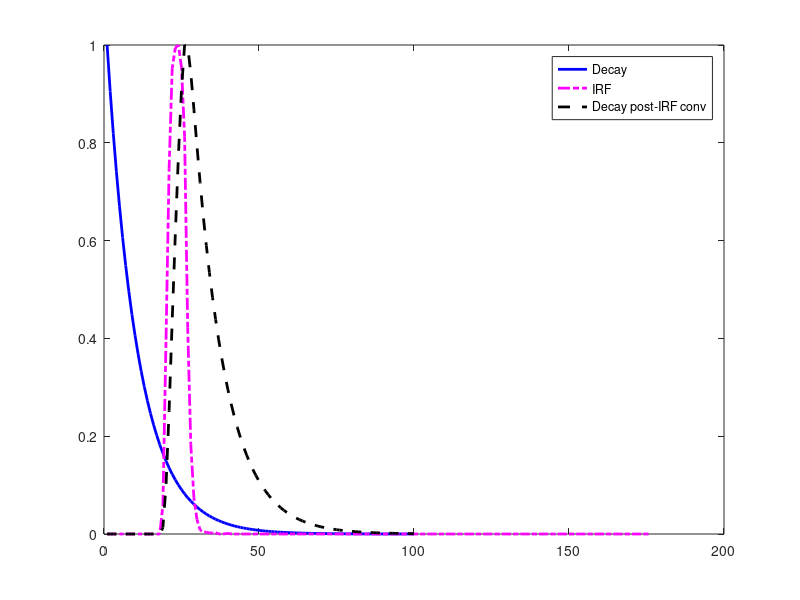

Write the MATLAB code that produced this figure.
% testFileTESTfile

load irf_w
d = exp(-(1:100).*.10);
figure; plot(d./max(d), '-b', 'LineWidth', 2);
fD = conv(d,irf_w(:,1)./sum(irf_w(:,1)));
fD = fD(1:length(d));
hold on; plot(irf_w(:,1)./max(irf_w(:,1)), '-.m', 'LineWidth', 2);
hold on; plot(fD./max(fD), '--k', 'LineWidth', 2);
legend('Decay','IRF','Decay post-IRF conv');
